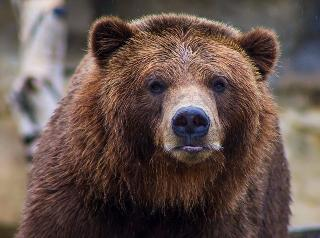
#> input picture beruang.jpg, 320 x 238 px
$ python main.py
#> lines starting #> are read from the running program, lines starting #| are printed output that depends on the picture
import imageio.v3 as imageio
import numpy as np
from scipy import ndimage
import matplotlib.pyplot as plt

image = imageio.imread('beruang.jpg')
#> image is the input picture: shape (238, 320, 3); mean R, G, B 101.2, 83.3, 77.2

if image.ndim == 3:
    grayscale_image = np.dot(image[..., :3], [0.299, 0.587, 0.114])
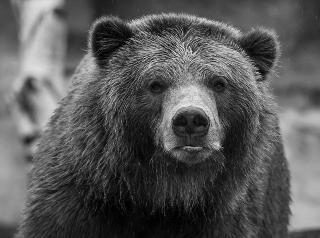
#> grayscale_image: shape (238, 320) float64; min 0.57, max 245, mean 87.9
else:
    grayscale_image = image

filtered_image = ndimage.gaussian_filter(grayscale_image, sigma=2)
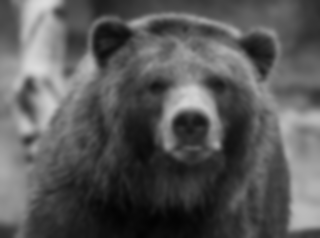
#> filtered_image: shape (238, 320) float64; min 3.29, max 220.2, mean 87.9

plt.figure(figsize=(10, 5))
plt.subplot(1, 2, 1)
plt.title("Gambar Asli")
plt.imshow(grayscale_image, cmap='gray')

plt.subplot(1, 2, 2)
plt.title("Gambar Setelah Gaussian Filter")
plt.imshow(filtered_image, cmap='gray')

plt.show()
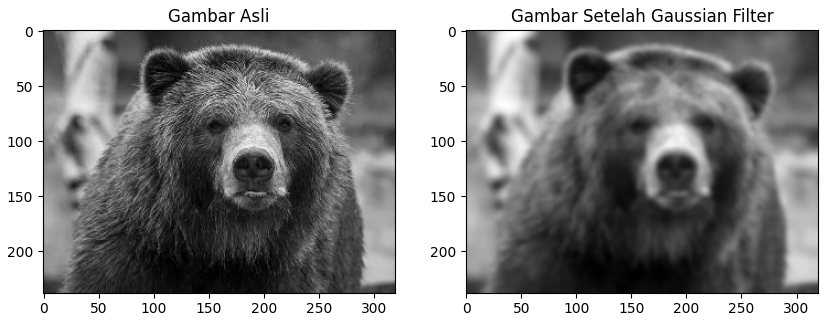
#> figure drawn by matplotlib, 2 panels
